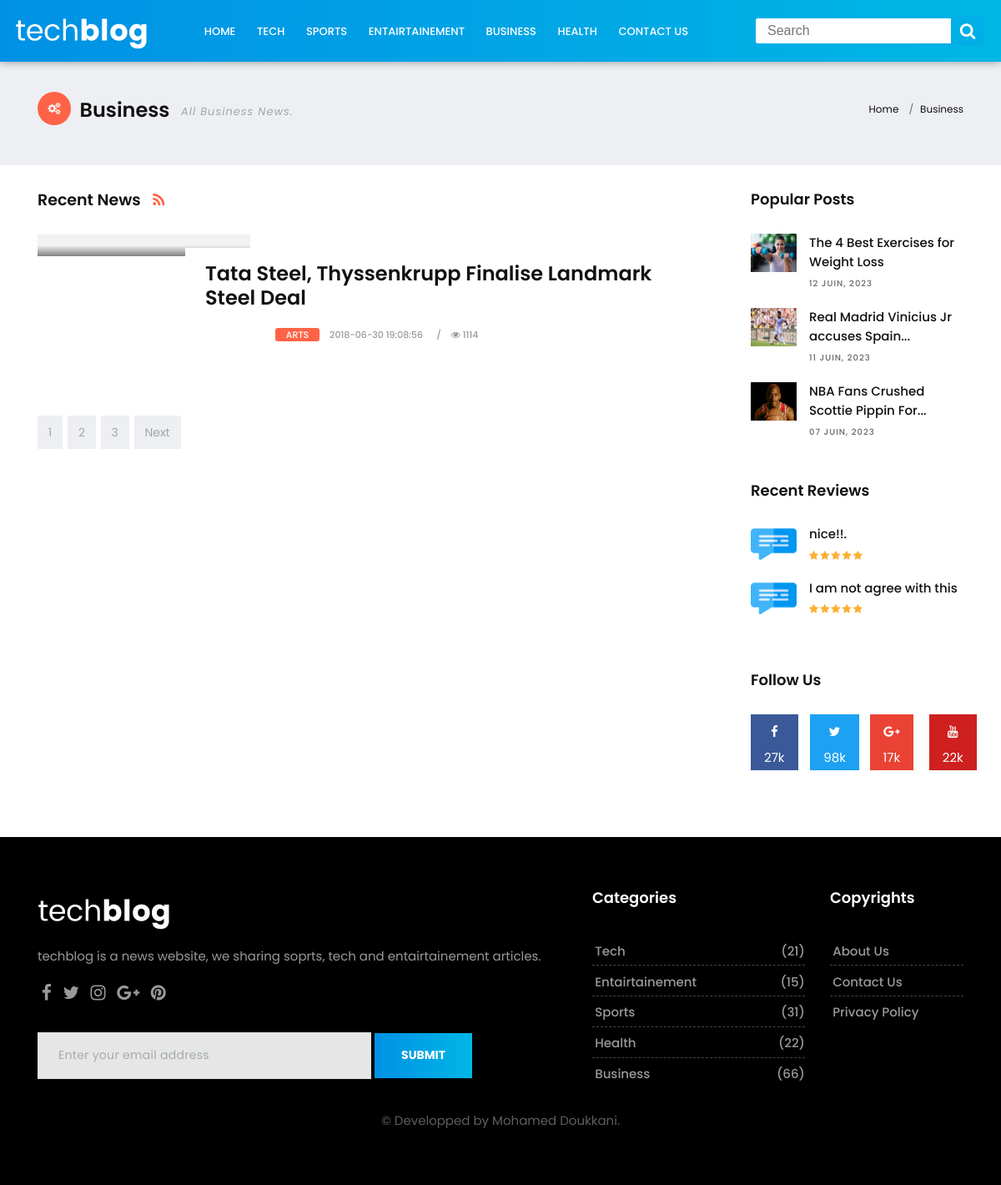
Page /tech-blog/businesscategory.php on the committed database.
### tables this page shows
CREATE TABLE `tblposts` (
  `id` int(11) NOT NULL AUTO_INCREMENT,
  `PostTitle` longtext DEFAULT NULL,
  `CategoryId` int(11) DEFAULT NULL,
  `SubCategoryId` int(11) DEFAULT NULL,
  `PostDetails` longtext DEFAULT NULL,
  `PostingDate` timestamp NULL DEFAULT current_timestamp(),
  `UpdationDate` timestamp NULL DEFAULT '0000-00-00 00:00:00' ON UPDATE current_timestamp(),
  `Is_Active` int(1) DEFAULT NULL,
  `PostUrl` mediumtext DEFAULT NULL,
  `PostImage` varchar(255) DEFAULT NULL,
  PRIMARY KEY (`id`),
  CONSTRAINT `Cat_Id` FOREIGN KEY (`CategoryId`) REFERENCES `tblcategory`(`id`),
  CONSTRAINT `SubCat_Id` FOREIGN KEY (`SubCategoryId`) REFERENCES `tblsubcategory`(`SubCategoryId`)
);

CREATE TABLE `tblsubcategory` (
  `SubCategoryId` int(11) NOT NULL AUTO_INCREMENT,
  `CategoryId` int(11) DEFAULT NULL,
  `Subcategory` varchar(255) DEFAULT NULL,
  `SubCatDescription` mediumtext DEFAULT NULL,
  `PostingDate` timestamp NOT NULL DEFAULT current_timestamp(),
  `UpdationDate` timestamp NULL DEFAULT '0000-00-00 00:00:00' ON UPDATE current_timestamp(),
  `Is_Active` int(1) DEFAULT NULL,
  PRIMARY KEY(`SubCategoryId`),
  CONSTRAINT `Category_Id` FOREIGN KEY (`CategoryId`) REFERENCES `tblcategory`(`id`)
);

CREATE TABLE `tblcomments` (
  `id` int(11) NOT NULL AUTO_INCREMENT,
  `postId` char(11) DEFAULT NULL,
  `name` varchar(120) DEFAULT NULL,
  `email` varchar(150) DEFAULT NULL,
  `comment` mediumtext DEFAULT NULL,
  `postingDate` timestamp NULL DEFAULT current_timestamp(),
  `status` int(1) DEFAULT NULL,
  PRIMARY KEY (`id`)
);

### tech-blog/businesscategory.php (the view, shortened to what this page needs)
<!DOCTYPE html>
<html lang="en">
<link href="assets/css/bootstrap.css" rel="stylesheet">
<link href="assets/css/font-awesome.min.css" rel="stylesheet">
<link href="assets/css/style.css" rel="stylesheet">
<link href="assets/css/responsive.css" rel="stylesheet">
<link href="assets/css/colors.css" rel="stylesheet">
<link href="assets/css/search.css" rel="stylesheet">
<link href="assets/css/tech.css" rel="stylesheet">
</head>
<body>
  <div id="wrapper">
    <?php include('includes/header.php'); ?>
    <div class="page-title lb single-wrapper">
      <div class="container">
        <div class="row">
          <div class="col-lg-8 col-md-8 col-sm-12 col-xs-12">
            <h2><i class="fa fa-gears bg-orange"></i> Business <small class="hidden-xs-down hidden-sm-down">All Business News. </small></h2>
          </div>
          <div class="col-lg-4 col-md-4 col-sm-12 hidden-xs-down hidden-sm-down">
            <ol class="breadcrumb">
              <li class="breadcrumb-item"><a href="index.php">Home</a></li>
              <li class="breadcrumb-item active"><a href="businesscategory.php">Business</a></li>
            </ol>
          </div>
        </div>
      </div>
    </div>
    <section class="section">
      <div class="container">
        <div class="row">
          <div class="col-lg-9 col-md-12 col-sm-12 col-xs-12">
            <div class="page-wrapper">
              <div class="blog-top clearfix">
                <h4 class="pull-left">Recent News <a href="#"><i class="fa fa-rss"></i></a></h4>
              </div>
              <div class="blog-list clearfix">
                <?php
                if (isset($_GET['pageno'])) {
                  $pageno = $_GET['pageno'];
                } else {
                  $pageno = 1;
                }
                $no_of_records_per_page = 4;
                $offset = ($pageno - 1) * $no_of_records_per_page;
                $query = mysqli_query($con, "select tblposts.id as pid,tblposts.PostTitle as posttitle,tblposts.PostImage,tblcategory.CategoryName as category,tblcategory.id as cid,tblsubcategory.Subcategory as subcategory,tblposts.PostDetails as postdetails,tblposts.PostingDate as postingdate,tblposts.PostUrl as url from tblposts left join tblcategory on tblcategory.id=tblposts.CategoryId left join  tblsubcategory on  tblsubcategory.SubCategoryId=tblposts.SubCategoryId where tblposts.Is_Active=1 AND tblposts.CategoryId = 7 order by tblposts.id desc  LIMIT $offset, $no_of_records_per_page");
                while ($row = mysqli_fetch_array($query)) {
                ?>
                  <div class="blog-box row">
                    <div class="col-md-4">
                      <div class="post-media">
                        <a href="readpost.php?nid=<?php echo htmlentities($row['pid']) ?>" title="">
                          <div class="hovereffect"></div>
                        </a>
                      </div>
                    </div>
                    <div class="blog-meta big-meta col-md-8">
                      <h4><a href="readpost.php?nid=<?php echo htmlentities($row['pid']) ?>" title=""><?php echo htmlentities($row['posttitle']); ?></a></h4>
                      <small class="firstsmall"><a class="bg-orange" href="techcatecory.php" title=""><?php echo htmlentities($row['subcategory']); ?></a></small>
                      <small><a href="readpost.php?nid=<?php echo htmlentities($row['pid']) ?>" title=""><?php echo htmlentities($row['postingdate']); ?></a></small>
                      <small><a href="readpost.php?nid=<?php echo htmlentities($row['pid']) ?>" title=""><i class="fa fa-eye"></i> 1114</a></small>
                    </div>
                  </div>
                  <br><br>
                <?php } ?>
              </div>
            </div>
            <div class="row">
              <div class="col-md-12">
                <nav aria-label="Page navigation">
                  <ul class="pagination justify-content-start">
                    <li class="page-item"><a class="page-link" href="#">1</a></li>
                    <li class="page-item"><a class="page-link" href="#">2</a></li>
                    <li class="page-item"><a class="page-link" href="#">3</a></li>
                    <li class="page-item">
                      <a class="page-link" href="#">Next</a>
                    </li>
                  </ul>
                </nav>
              </div>
            </div>
          </div>
          <div class="col-lg-3 col-md-12 col-sm-12 col-xs-12">
            <div class="sidebar">
              <div class="widget">
                <h2 class="widget-title">Popular Posts</h2>
                <div class="blog-list-widget">
                  <div class="list-group">
                    <a href="readpost.php?nid=28" class="list-group-item list-group-item-action flex-column align-items-start">
                      <div class="w-100 justify-content-between">
                        <img src="upload/excercises.jpg" alt="" class="img-fluid float-left">
                        <h5 class="mb-1">The 4 Best Exercises for Weight Loss</h5>
                        <small>12 Juin, 2023</small>
                      </div>
                    </a>
                    <a href="readpost.php?nid=29" class="list-group-item list-group-item-action flex-column align-items-start">
                      <div class="w-100 justify-ontent-between">
                        <img src="upload/vinicius.jpg" alt="" class="img-fluid float-left">
                        <h5 class="mb-1">Real Madrid Vinicius Jr accuses Spain...</h5>
                        <small>11 Juin, 2023</small>
                      </div>
                    </a>
                    <a href="readpost.php?nid=30" class="list-group-item list-group-item-action flex-column align-items-start">
                      <div class="w-100 last-item justify-content-between">
                        <img src="upload/jordan.png" alt="" class="img-fluid float-left">
                        <h5 class="mb-1">NBA Fans Crushed Scottie Pippin For...</h5>
                        <small>07 Juin, 2023</small>
                      </div>
                    </a>
                  </div>
                </div>
              </div>
              <div class="widget">
                <h2 class="widget-title">Recent Reviews</h2>
                <div class="blog-list-widget">
                  <div class="list-group">
                    <a href="index.php" class="list-group-item list-group-item-action flex-column align-items-start">
                      <?php
                      $sts = 1;
                      $query = mysqli_query($con, "select name,comment,postingDate from  tblcomments where status='$sts' LIMIT 3");
                      while ($row = mysqli_fetch_array($query)) {
                      ?>
                        <div class="w-100 justify-content-between">
                          <img src="upload/iconcomment.png" alt="" class="img-fluid float-left">
                          <h5 class="mb-1"><?php echo htmlentities($row['comment']); ?></h5>
                          <span class="rating">
                            <i class="fa fa-star"></i>
                            <i class="fa fa-star"></i>
                            <i class="fa fa-star"></i>
                            <i class="fa fa-star"></i>
                            <i class="fa fa-star"></i>
                          </span>
                        </div>
                      <?php } ?>
                    </a>
                  </div>
                </div>
              </div>
              <div class="widget">
                <h2 class="widget-title">Follow Us</h2>
                <div class="row text-center">
                  <div class="col-lg-3 col-md-3 col-sm-3 col-xs-6">
                    <a href="#" class="social-button facebook-button">
                      <i class="fa fa-facebook"></i>
                      <p>27k</p>
                    </a>
                  </div>
                  <div class="col-lg-3 col-md-3 col-sm-3 col-xs-6">
                    <a href="#" class="social-button twitter-button">
                      <i class="fa fa-twitter"></i>
                      <p>98k</p>
                    </a>
                  </div>
                  <div class="col-lg-3 col-md-3 col-sm-3 col-xs-6">
                    <a href="#" class="social-button google-button">
                      <i class="fa fa-google-plus"></i>
                      <p>17k</p>
                    </a>
                  </div>
                  <div class="col-lg-3 col-md-3 col-sm-3 col-xs-6">
                    <a href="#" class="social-button youtube-button">
                      <i class="fa fa-youtube"></i>
                      <p>22k</p>
                    </a>
                  </div>
                </div>
              </div>
            </div>
          </div>
        </div>
      </div>
    </section>
    <?php include('includes/footer.php'); ?>
  </div>
</body>
</html>

### tech-blog/assets/css/style.css (style rules this page uses)
body { font-size: 15px; line-height: 26px; background-color: #ffffff; }
h1, h2, h3, h4, h5, body, p, .topbar-section, .navbar-inverse .navbar-nav .nav-link, .header .dropdown-menu, .navbar-nav .nav-link { font-family: 'Roboto', serif; }
h1, h2, h3, h4, h5, h6 { font-weight: 700; line-height: 1.4; color: #111111; }
h2 { font-size: 27px; line-height: 38px; margin-bottom: 20px }
h4 { font-size: 19px; line-height: 29px; margin-bottom: 14px }
h5 { font-size: 17px; line-height: 25px; margin-bottom: 11px }
a { color: #111111; }
body, p { color: #5e5e5e; }
p { margin-bottom: 26px; font-size: 15px; line-height: 26px; }
a { text-decoration: none !important; }
.section { padding: 2rem 0; display: block; position: relative; background-color: #ffffff; }
.footer a, .footer p, .blog-list-widget small { color: rgba(0, 0, 0, 0.6) !important; }
.breadcrumb { background-color: transparent; border-radius: 0; list-style: outside none none; margin-bottom: 0; text-align: right; padding: 0; }
.breadcrumb-item { float: none; font-size: 12px; display: inline-block; }
.page-link { background-color: #edeff2 !important; border: 0 dashed #e2e2e2; border-radius: 0; color: #a3a5a8 !important; display: block; font-size: 14px; line-height: 1; margin-left: 6px; padding: 0.8rem 0.8rem; position: relative; text-transform: capitalize; }
.page-item:first-child .page-link { margin-left: 0; border-radius: 0; }
.page-item:last-child .page-link { border-radius: 0; }
.page-title { padding: 3rem 0; background-color: #edeff2; }
.page-title small { color: #a3a5a8; display: inline-block; font-size: 13px; font-style: italic; letter-spacing: 1px; line-height: 1; margin-bottom: 0; margin-top: -1px; padding-bottom: 0; padding-left: 0.5rem; vertical-align: middle; }
.page-title i { border-radius: 40px; display: inline-block; font-size: 14px; height: 40px; line-height: 40px; margin-right: 0.3rem; margin-top: -0.4rem; text-align: center; vertical-align: middle; width: 40px; }
.page-title h2 { font-size: 24px; line-height: 1; padding: 0; margin: 0; }
.blog-meta h4 { padding: 1rem 0 0.5rem; margin: 0; font-size: 21px; }
.blog-meta.big-meta h4 { padding: 1rem 0 0.6rem; margin: 0; font-size: 28px; }
.blog-meta small { font-size: 11px; display: inline-block; margin-bottom: 0; padding-bottom: 0; color: #111111; font-weight: bold; text-transform: uppercase; margin-right: 0.5rem; }
.blog-meta small:after { content: "/"; padding-left: 1rem; }
.blog-meta small:last-child:after { content: "" }
.post-media { position: relative; overflow: hidden; }
.hovereffect { position: absolute; top: 0; opacity: 0; left: 0; right: 0; bottom: 0; background-color: rgba(0, 0, 0, 0.2); -webkit-transition: all .3s ease-in-out; -moz-transition: all .3s ease-in-out; -ms-transition: all .3s ease-in-out; -o-transition: all .3s ease-in-out; transition: all .3s ease-in-out; zoom: 1; filter: alpha(opacity=0); opacity: 0.5; background: -moz-linear-gradient(0deg, rgba(0, 0, 0, 1) 0%, rgba(0, 0, 0, 0.1) 50%); background: -webkit-linear-gradient(0deg, rgba(0, 0, 0, 1) 0%, rgba(0, 0, 0, 0.1) 50%); background: linear-gradient(0deg, rgba(0, 0, 0, 1) 0%, rgba(0, 0, 0, 0.1) 50%); filter: progid: DXImageTransform.Microsoft.gradient( startColorstr='#000000', endColorstr='#00000000', GradientType=1); }
.blog-list .blog-meta.big-meta h4 { margin-left: -20%; margin-top: 1rem; background-color: #ffffff; padding: 1rem 1.5rem 1rem; }
.sidebar .widget { position: relative; display: block; margin-bottom: 3rem; }
.sidebar .blog-list-widget img { width: 55px; padding: 0; }
.sidebar .blog-list-widget .mb-1 { font-size: 15px; }
.sidebar a { color: rgba(0, 0, 0, 0.6); }
.sidebar .widget-title { display: block; font-size: 18px; margin: 0 0 2rem; padding: 0; line-height: 1; }
.blog-list-widget img { background: #fff none repeat scroll 0 0; margin-right: 15px; max-width: 80px; padding: 4px; }
.blog-list-widget .list-group-item { padding: 0; border: 0; margin: 0; background-color: transparent; }
.blog-list-widget .w-100 { margin-bottom: 1rem; display: block; }
.blog-list-widget .w-100.last-item { margin-bottom: 0; }
.blog-list-widget .mb-1 { font-size: 16px; font-weight: 500; line-height: 1.5; margin-bottom: 0rem !important; }
.blog-list-widget small { font-size: 10px; font-weight: 500; letter-spacing: 1px; text-transform: uppercase; }

### rows in the picture
tblposts: PostTitle "Tata Steel, Thyssenkrupp Finalise Landmark Steel Deal", SubCategoryId.Subcategory "ARTS", PostingDate "2018-06-30 19:08:56"
tblcomments: comment "nice!!."
tblcomments: comment "I am not agree with this"
